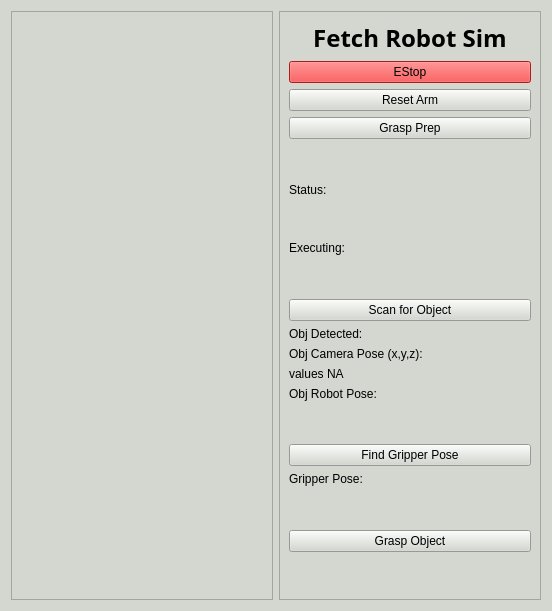
<?xml version="1.0" encoding="UTF-8"?>
<ui version="4.0">
 <class>Fetch_GUI</class>
 <widget class="QWidget" name="Fetch_GUI">
  <property name="geometry">
   <rect>
    <x>0</x>
    <y>0</y>
    <width>552</width>
    <height>611</height>
   </rect>
  </property>
  <property name="windowTitle">
   <string>Fetch_GUI</string>
  </property>
  <property name="styleSheet">
   <string notr="true">background-color: rgb(211, 215, 207);</string>
  </property>
  <layout class="QHBoxLayout" name="horizontalLayout">
   <item>
    <widget class="QFrame" name="frame">
     <property name="frameShape">
      <enum>QFrame::StyledPanel</enum>
     </property>
     <property name="frameShadow">
      <enum>QFrame::Raised</enum>
     </property>
     <layout class="QVBoxLayout" name="verticalLayout_2">
      <item>
       <spacer name="verticalSpacer_2">
        <property name="orientation">
         <enum>Qt::Vertical</enum>
        </property>
        <property name="sizeHint" stdset="0">
         <size>
          <width>20</width>
          <height>277</height>
         </size>
        </property>
       </spacer>
      </item>
      <item>
       <layout class="QVBoxLayout" name="layout"/>
      </item>
      <item>
       <spacer name="verticalSpacer">
        <property name="orientation">
         <enum>Qt::Vertical</enum>
        </property>
        <property name="sizeHint" stdset="0">
         <size>
          <width>20</width>
          <height>276</height>
         </size>
        </property>
       </spacer>
      </item>
     </layout>
    </widget>
   </item>
   <item>
    <widget class="QFrame" name="control_frame">
     <property name="minimumSize">
      <size>
       <width>250</width>
       <height>0</height>
      </size>
     </property>
     <property name="frameShape">
      <enum>QFrame::StyledPanel</enum>
     </property>
     <property name="frameShadow">
      <enum>QFrame::Raised</enum>
     </property>
     <layout class="QVBoxLayout" name="verticalLayout">
      <item>
       <widget class="QLabel" name="label">
        <property name="font">
         <font>
          <family>Ubuntu Condensed</family>
          <pointsize>18</pointsize>
          <weight>75</weight>
          <bold>true</bold>
         </font>
        </property>
        <property name="text">
         <string>Fetch Robot Sim</string>
        </property>
        <property name="alignment">
         <set>Qt::AlignCenter</set>
        </property>
       </widget>
      </item>
      <item>
       <widget class="QPushButton" name="Estop_Button">
        <property name="styleSheet">
         <string notr="true">background-color: rgb(239, 41, 41);</string>
        </property>
        <property name="text">
         <string>EStop</string>
        </property>
       </widget>
      </item>
      <item>
       <widget class="QPushButton" name="Arm_Reset_Button">
        <property name="text">
         <string>Reset Arm</string>
        </property>
       </widget>
      </item>
      <item>
       <widget class="QPushButton" name="Grasp_Prep_Button">
        <property name="text">
         <string>Grasp Prep</string>
        </property>
       </widget>
      </item>
      <item>
       <spacer name="verticalSpacer_4">
        <property name="orientation">
         <enum>Qt::Vertical</enum>
        </property>
        <property name="sizeHint" stdset="0">
         <size>
          <width>20</width>
          <height>40</height>
         </size>
        </property>
       </spacer>
      </item>
      <item>
       <widget class="QLabel" name="label_2">
        <property name="text">
         <string>Status:</string>
        </property>
       </widget>
      </item>
      <item>
       <spacer name="verticalSpacer_5">
        <property name="orientation">
         <enum>Qt::Vertical</enum>
        </property>
        <property name="sizeHint" stdset="0">
         <size>
          <width>20</width>
          <height>40</height>
         </size>
        </property>
       </spacer>
      </item>
      <item>
       <widget class="QLabel" name="label_5">
        <property name="text">
         <string>Executing:</string>
        </property>
       </widget>
      </item>
      <item>
       <spacer name="verticalSpacer_6">
        <property name="orientation">
         <enum>Qt::Vertical</enum>
        </property>
        <property name="sizeHint" stdset="0">
         <size>
          <width>20</width>
          <height>40</height>
         </size>
        </property>
       </spacer>
      </item>
      <item>
       <widget class="QPushButton" name="Find_Obj_Button">
        <property name="text">
         <string>Scan for Object</string>
        </property>
       </widget>
      </item>
      <item>
       <widget class="QLabel" name="obj_detect_label">
        <property name="text">
         <string>Obj Detected:</string>
        </property>
       </widget>
      </item>
      <item>
       <widget class="QLabel" name="obj_camera">
        <property name="text">
         <string>Obj Camera Pose (x,y,z):</string>
        </property>
       </widget>
      </item>
      <item>
       <widget class="QLabel" name="obj_camera_label">
        <property name="text">
         <string>values NA</string>
        </property>
       </widget>
      </item>
      <item>
       <widget class="QLabel" name="obj_robot_label">
        <property name="text">
         <string>Obj Robot Pose:</string>
        </property>
       </widget>
      </item>
      <item>
       <spacer name="verticalSpacer_7">
        <property name="orientation">
         <enum>Qt::Vertical</enum>
        </property>
        <property name="sizeHint" stdset="0">
         <size>
          <width>20</width>
          <height>40</height>
         </size>
        </property>
       </spacer>
      </item>
      <item>
       <widget class="QPushButton" name="Kinematics_Button">
        <property name="text">
         <string>Find Gripper Pose</string>
        </property>
       </widget>
      </item>
      <item>
       <widget class="QLabel" name="label_3">
        <property name="text">
         <string>Gripper Pose:</string>
        </property>
       </widget>
      </item>
      <item>
       <spacer name="verticalSpacer_8">
        <property name="orientation">
         <enum>Qt::Vertical</enum>
        </property>
        <property name="sizeHint" stdset="0">
         <size>
          <width>20</width>
          <height>40</height>
         </size>
        </property>
       </spacer>
      </item>
      <item>
       <widget class="QPushButton" name="Grasp_Button">
        <property name="text">
         <string>Grasp Object</string>
        </property>
       </widget>
      </item>
      <item>
       <spacer name="verticalSpacer_3">
        <property name="orientation">
         <enum>Qt::Vertical</enum>
        </property>
        <property name="sizeHint" stdset="0">
         <size>
          <width>20</width>
          <height>40</height>
         </size>
        </property>
       </spacer>
      </item>
     </layout>
    </widget>
   </item>
  </layout>
 </widget>
 <resources/>
 <connections/>
</ui>
